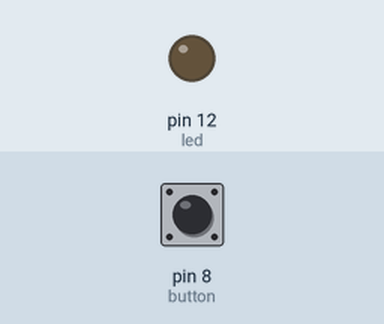
The sketch below on a simulated Arduino Uno, built with avr-gcc and run on an emulated ATmega328P. Parts: output pins drawn as LEDs (lit = HIGH). Dashed ring = blinking. The inputs (shaded band) are chosen by the test bench; at power-on: pin 8 (button) LOW.

Above: at 1.2 s.
1.3 s: pin 8 (button) pulled HIGH for 1 s
At 3.1 s:
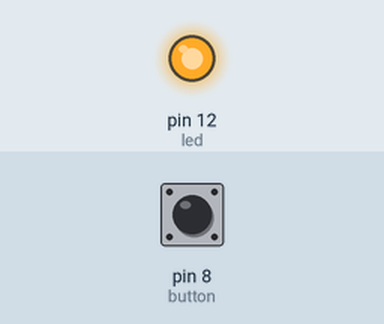
3.8 s: pin 8 (button) pulled HIGH for 0.15 s
At 4.3 s:
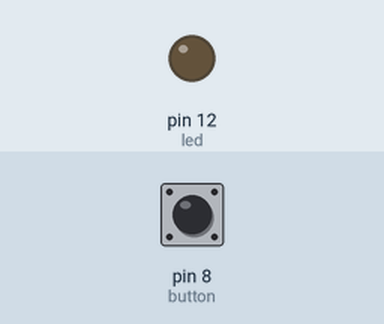
5.4 s: pin 8 (button) pulled HIGH for 3.2 s
At 5.5 s:
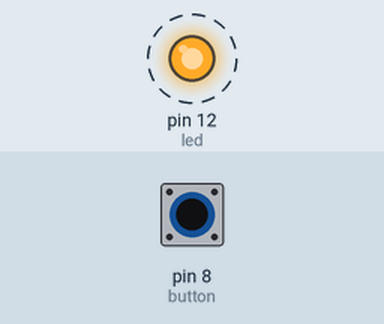
Timing chart, 0 to 9.9 s (numbered marks = the images above; inputs shaded):
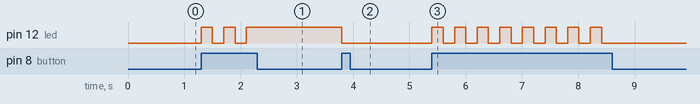

Measured:
- after the input at 1.3 s, pin 12 (led): alternates HIGH for 0.20 s and LOW for 0.20 s, 5 changes in all, then stays HIGH, starting at once
- after the input at 3.8 s, pin 12 (led): HIGH → LOW at once
- after the input at 5.4 s, pin 12 (led): alternates HIGH for 0.20 s and LOW for 0.20 s, 16 changes in all, then stays LOW, starting at once

The sketch:

basic_scenario_3.ino
```cpp
// Wiring code generated from an ArduinoML model
// Application name: Basic3

#include <LiquidCrystal.h>
long debounce = 200;

boolean BounceGuard = false;
long LastDebounceTime = 0;

enum STATE {on, off};
STATE currentState = off;

void setup(){
  pinMode(8, INPUT);  // button [Sensor]
  pinMode(12, OUTPUT); // led [Actuator]
}

void loop() {
	switch(currentState){
		case on:
			digitalWrite(12,HIGH);
			BounceGuard = millis() - LastDebounceTime > debounce;
			if((digitalRead(8) == HIGH) && BounceGuard) {
				LastDebounceTime = millis();
				currentState = off;
			}
		break;
		case off:
			digitalWrite(12,LOW);
			BounceGuard = millis() - LastDebounceTime > debounce;
			if((digitalRead(8) == HIGH) && BounceGuard) {
				LastDebounceTime = millis();
				currentState = on;
			}
		break;
	}
}
```
